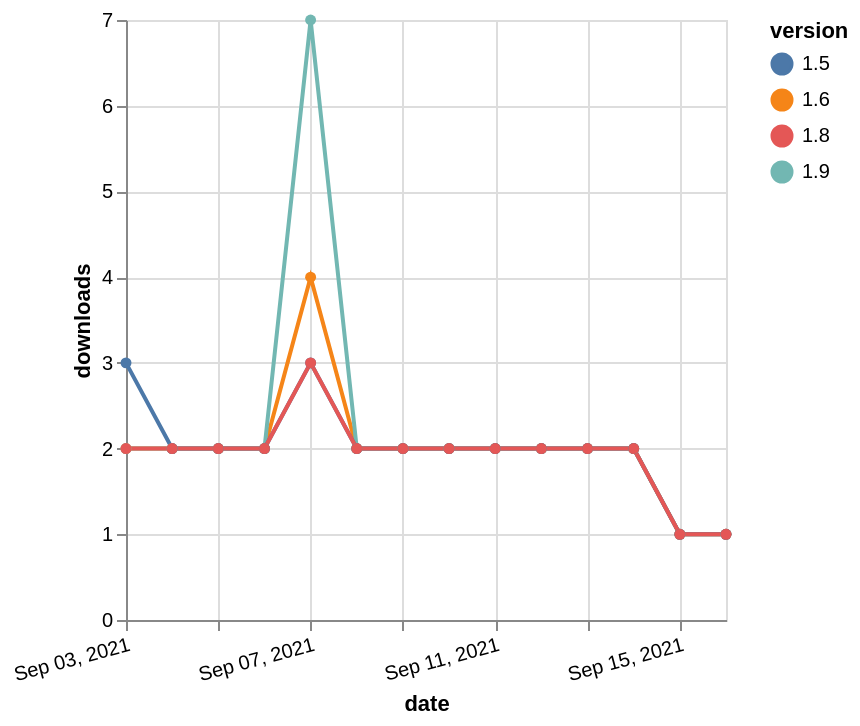

Vega-Lite specification for this chart:
### Vega-Lite specification from a JSON file in a GitHub repository (floating-point values rounded to 4 significant figures)
{"$schema": "https://vega.github.io/schema/vega-lite/v5.json", "description": "A simple bar chart with embedded data.", "data": {"values": [{"date": "2021-09-03", "total": 2872, "delta": 2, "version": "1.6"}, {"date": "2021-09-04", "total": 2874, "delta": 2, "version": "1.6"}, {"date": "2021-09-05", "total": 2876, "delta": 2, "version": "1.6"}, {"date": "2021-09-06", "total": 2878, "delta": 2, "version": "1.6"}, {"date": "2021-09-07", "total": 2882, "delta": 4, "version": "1.6"}, {"date": "2021-09-08", "total": 2884, "delta": 2, "version": "1.6"}, {"date": "2021-09-09", "total": 2886, "delta": 2, "version": "1.6"}, {"date": "2021-09-10", "total": 2888, "delta": 2, "version": "1.6"}, {"date": "2021-09-11", "total": 2890, "delta": 2, "version": "1.6"}, {"date": "2021-09-12", "total": 2892, "delta": 2, "version": "1.6"}, {"date": "2021-09-13", "total": 2894, "delta": 2, "version": "1.6"}, {"date": "2021-09-14", "total": 2896, "delta": 2, "version": "1.6"}, {"date": "2021-09-15", "total": 2897, "delta": 1, "version": "1.6"}, {"date": "2021-09-16", "total": 2898, "delta": 1, "version": "1.6"}, {"date": "2021-09-03", "total": 2667, "delta": 2, "version": "1.9"}, {"date": "2021-09-04", "total": 2669, "delta": 2, "version": "1.9"}, {"date": "2021-09-05", "total": 2671, "delta": 2, "version": "1.9"}, {"date": "2021-09-06", "total": 2673, "delta": 2, "version": "1.9"}, {"date": "2021-09-07", "total": 2680, "delta": 7, "version": "1.9"}, {"date": "2021-09-08", "total": 2682, "delta": 2, "version": "1.9"}, {"date": "2021-09-09", "total": 2684, "delta": 2, "version": "1.9"}, {"date": "2021-09-10", "total": 2686, "delta": 2, "version": "1.9"}, {"date": "2021-09-11", "total": 2688, "delta": 2, "version": "1.9"}, {"date": "2021-09-12", "total": 2690, "delta": 2, "version": "1.9"}, {"date": "2021-09-13", "total": 2692, "delta": 2, "version": "1.9"}, {"date": "2021-09-14", "total": 2694, "delta": 2, "version": "1.9"}, {"date": "2021-09-15", "total": 2695, "delta": 1, "version": "1.9"}, {"date": "2021-09-16", "total": 2696, "delta": 1, "version": "1.9"}, {"date": "2021-09-03", "total": 2657, "delta": 3, "version": "1.5"}, {"date": "2021-09-04", "total": 2659, "delta": 2, "version": "1.5"}, {"date": "2021-09-05", "total": 2661, "delta": 2, "version": "1.5"}, {"date": "2021-09-06", "total": 2663, "delta": 2, "version": "1.5"}, {"date": "2021-09-07", "total": 2666, "delta": 3, "version": "1.5"}, {"date": "2021-09-08", "total": 2668, "delta": 2, "version": "1.5"}, {"date": "2021-09-09", "total": 2670, "delta": 2, "version": "1.5"}, {"date": "2021-09-10", "total": 2672, "delta": 2, "version": "1.5"}, {"date": "2021-09-11", "total": 2674, "delta": 2, "version": "1.5"}, {"date": "2021-09-12", "total": 2676, "delta": 2, "version": "1.5"}, {"date": "2021-09-13", "total": 2678, "delta": 2, "version": "1.5"}, {"date": "2021-09-14", "total": 2680, "delta": 2, "version": "1.5"}, {"date": "2021-09-15", "total": 2681, "delta": 1, "version": "1.5"}, {"date": "2021-09-16", "total": 2682, "delta": 1, "version": "1.5"}, {"date": "2021-09-03", "total": 2610, "delta": 2, "version": "1.8"}, {"date": "2021-09-04", "total": 2612, "delta": 2, "version": "1.8"}, {"date": "2021-09-05", "total": 2614, "delta": 2, "version": "1.8"}, {"date": "2021-09-06", "total": 2616, "delta": 2, "version": "1.8"}, {"date": "2021-09-07", "total": 2619, "delta": 3, "version": "1.8"}, {"date": "2021-09-08", "total": 2621, "delta": 2, "version": "1.8"}, {"date": "2021-09-09", "total": 2623, "delta": 2, "version": "1.8"}, {"date": "2021-09-10", "total": 2625, "delta": 2, "version": "1.8"}, {"date": "2021-09-11", "total": 2627, "delta": 2, "version": "1.8"}, {"date": "2021-09-12", "total": 2629, "delta": 2, "version": "1.8"}, {"date": "2021-09-13", "total": 2631, "delta": 2, "version": "1.8"}, {"date": "2021-09-14", "total": 2633, "delta": 2, "version": "1.8"}, {"date": "2021-09-15", "total": 2634, "delta": 1, "version": "1.8"}, {"date": "2021-09-16", "total": 2635, "delta": 1, "version": "1.8"}]}, "width": "container", "mark": {"type": "line", "point": {"filled": true}}, "encoding": {"x": {"field": "date", "type": "temporal", "timeUnit": "yearmonthdate", "title": "date", "axis": {"labelAngle": -15}}, "y": {"field": "delta", "type": "quantitative", "title": "downloads"}, "color": {"field": "version", "type": "nominal"}, "tooltip": {"field": "delta"}}}
